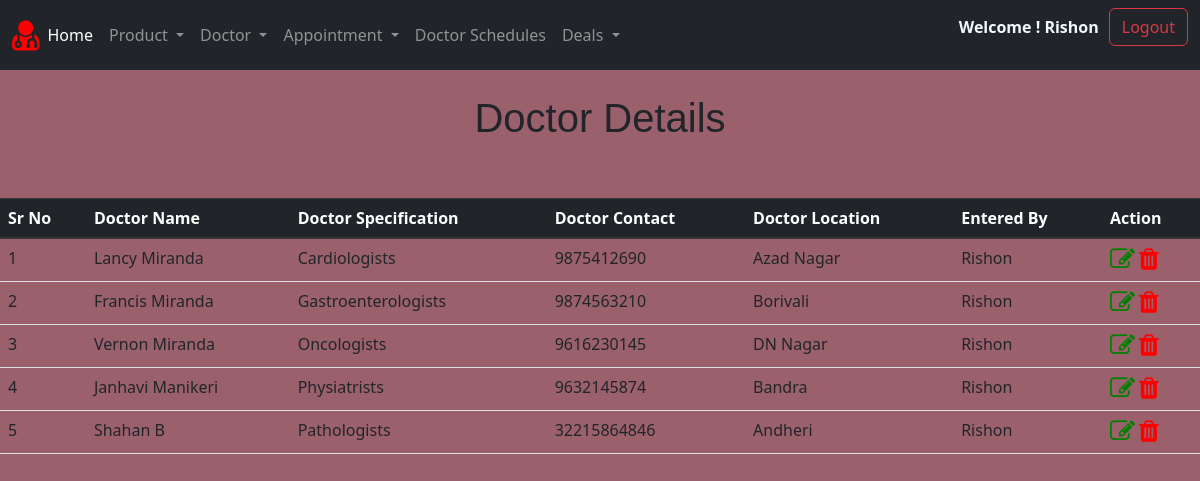
Page /view-doctor (signed in) on the committed database.
### CRMApp/models.py (models this page shows, shortened)
class Doctor(models.Model):
    spec = (('Allergists/Immunologists','Allergists/Immunologists'),
            ('Anesthesiologists','Anesthesiologists'),
            ('Cardiologists','Cardiologists'),
            ('Colon and Rectal Surgeons','Colon and Rectal Surgeons'),
            ('Critical Care Medicine Specialists','Critical Care Medicine Specialists'),
            ('Dermatologists','Dermatologists'),
            ('Endocrinologists','Endocrinologists'),
            ('Family Physicians','Family Physicians'),
            ('Gastroenterologists','Gastroenterologists'),
            ('Gastroenterologists','Gastroenterologists'),
            ('Geriatric Medicine Specialists','Geriatric Medicine Specialists'),
            ('Hematologists','Hematologists'),
            ('Oncologists','Oncologists'),
            ('Ophthalmologists','Ophthalmologists'),
            ('Pathologists','Pathologists'),
            ('Pediatricians','Pediatricians'),
            ('Physiatrists','Physiatrists'),
            ('Plastic Surgeons','Plastic Surgeons'),
            ('Radiologists','Radiologists'),
            )
    doc_name = models.CharField(max_length=100)
    doc_spec = models.CharField(max_length=200,choices=spec)
    doc_contact = models.CharField(max_length=100)
    doc_location = models.CharField(max_length=100)
    entered_by = models.ForeignKey(User,on_delete=models.CASCADE,blank=True,null=True)

### CRMApp/views.py (the view)
# urls.py: path('view-doctor',views.view_doctor,name='view-doctor'),
def view_doctor(request):
    user = request.user
    b = Doctor.objects.filter(entered_by = user)
    d = {'objects':b}
    return render(request,"base/add_doctor_display.html",d)

### templates/base/add_doctor_display.html (shortened to what this page needs)
{% include 'base/CDN.html' %}
{% include 'base/header.html' %}
{% block content %}
<center>
<h1 style="font-family: 'Gill Sans', 'Gill Sans MT', Calibri, 'Trebuchet MS', sans-serif;">Doctor Details</h1>
</center>
<table class="table table-hover">
    <thead class="thead-dark">
      <tr>
        <th scope="col">Sr No</th>
        <th scope="col">Doctor Name</th>
        <th scope="col">Doctor Specification</th>
        <th scope="col">Doctor Contact</th>
        <th scope="col">Doctor Location</th>
        <th scope="col">Entered By</th>
        <th scope="col">Action</th>
      </tr>
    </thead>
  <tbody>
    {% for i in objects %}
    <tr>
        <td>{{forloop.counter}}</td>
        <td>{{i.doc_name}}</td>
        <td>{{i.doc_spec}}</td>
        <td>{{i.doc_contact}}</td>
        <td>{{i.doc_location}}</td>
        <td>{{i.entered_by}}</th>
        <td>
        <a href="{% url 'edit-doctor' i.id%}" data-id="#" ><i class="fa fa-edit" aria-hidden="true" style="color: green; font-size: 25px;"></i></a>
        <a href="{% url 'delete-doctor' i.id%}" data-id="{{i.id}}" onclick="return confirm('Do you want to delete this record?')"><i class="fa fa-trash" aria-hidden="true" style="color: red; font-size: 25px;"></i></a>
        </td>
    </tr>
    {% endfor %}
  </tbody>
</table>
{% endblock  %}

### templates/base/header.html (shortened to what this page needs)
{% block content %}
{% load static %}
<head>
  <link rel="stylesheet" href="https://cdnjs.cloudflare.com/ajax/libs/font-awesome/4.7.0/css/font-awesome.min.css">
  <link href="https://cdn.jsdelivr.net/npm/bootstrap@5.2.3/dist/css/bootstrap.min.css" rel="stylesheet">
  <link rel="stylesheet" href="{% static 'css/main.css'%}">
  <link rel="stylesheet" href="{% static 'media/MR.jpg'%}">
</head>
<body>
  <nav class="navbar navbar-expand-lg navbar-dark bg-dark">
    <div class="container-fluid">
      <i class="fa fa-user-md" aria-hidden="true" style="font-size: 35px; color: red;"></i>
      <div class="collapse navbar-collapse" id="navbarNavDropdown">
        <ul class="navbar-nav">
          <li class="nav-item">
            <a class="nav-link active" aria-current="page" href="{% url 'User-Dashboard'%}">Home</a>
          </li>
          <li class="dropdown">
            <a class="nav-item nav-link dropdown-toggle" data-toggle="dropdown">
              Product
            </a>
          </li>
          <li class="dropdown">
            <a class="nav-item nav-link dropdown-toggle" data-toggle="dropdown">
              Doctor
            </a>
          </li>
          <li class="dropdown">
            <a class="nav-item nav-link dropdown-toggle" data-toggle="dropdown">
              Appointment
            </a>
          </li>
          <li class="nav-item">
            <a class="nav-link" href="{% url 'schedule'%}">Doctor Schedules</a>
          </li>
          <li class="nav-item">
            <li class="dropdown">
              <a class="nav-item nav-link dropdown-toggle" data-toggle="dropdown">
                Deals
              </a>
            </li>
        </ul>
      </div>
      <p style="color: aliceblue; margin-right: 10px;"><strong>Welcome ! {{request.user}}</strong></p>
      <form class="d-flex" method="post" action="{% url 'logout' %}" >
        <button type="submit" class="btn btn-outline-danger">Logout</button>
      </form>
    </div>
  </nav>
</body>
  {% endblock  %}

### static/css/main.css (style rules this page uses)
body { background-color: #9A616D; }
a { color: white; text-decoration: none; outline: none; }

### rows in the picture
Doctor: doc_name "Lancy Miranda", doc_spec "Cardiologists", doc_contact "9875412690", doc_location "Azad Nagar", entered_by "Rishon"
Doctor: doc_name "Francis Miranda", doc_spec "Gastroenterologists", doc_contact "9874563210", doc_location "Borivali", entered_by "Rishon"
Doctor: doc_name "Vernon Miranda", doc_spec "Oncologists", doc_contact "9616230145", doc_location "DN Nagar", entered_by "Rishon"
Doctor: doc_name "Janhavi Manikeri", doc_spec "Physiatrists", doc_contact "9632145874", doc_location "Bandra", entered_by "Rishon"
Doctor: doc_name "Shahan B", doc_spec "Pathologists", doc_contact "32215864846", doc_location "Andheri", entered_by "Rishon"

### other values in the picture
{{ request.user }} "Rishon"
